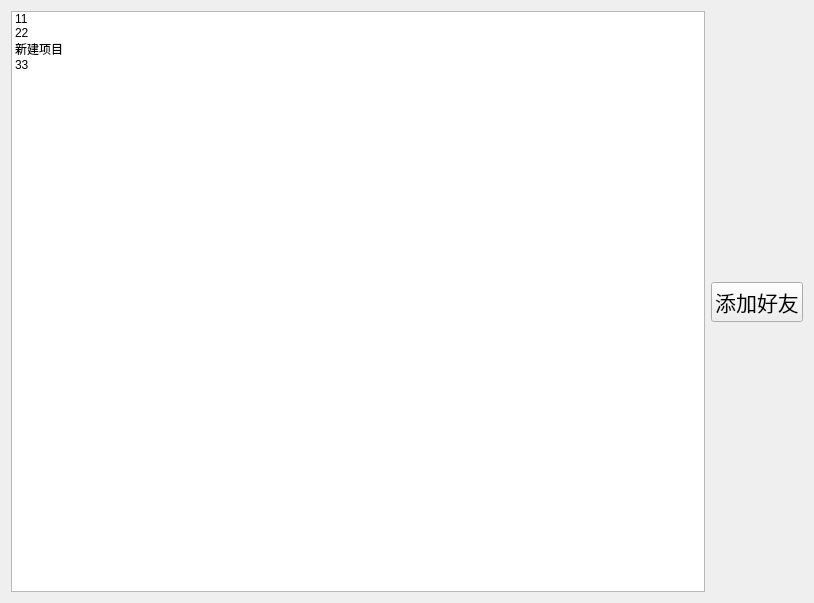
<?xml version="1.0" encoding="UTF-8"?>
<ui version="4.0">
 <class>Online</class>
 <widget class="QWidget" name="Online">
  <property name="geometry">
   <rect>
    <x>0</x>
    <y>0</y>
    <width>814</width>
    <height>603</height>
   </rect>
  </property>
  <property name="windowTitle">
   <string>Form</string>
  </property>
  <layout class="QHBoxLayout" name="horizontalLayout_2">
   <item>
    <layout class="QHBoxLayout" name="horizontalLayout">
     <item>
      <widget class="QListWidget" name="online_lw">
       <item>
        <property name="text">
         <string>11</string>
        </property>
       </item>
       <item>
        <property name="text">
         <string>22</string>
        </property>
       </item>
       <item>
        <property name="text">
         <string>新建项目</string>
        </property>
       </item>
       <item>
        <property name="text">
         <string>33</string>
        </property>
       </item>
      </widget>
     </item>
     <item>
      <layout class="QVBoxLayout" name="verticalLayout">
       <item>
        <spacer name="verticalSpacer">
         <property name="orientation">
          <enum>Qt::Vertical</enum>
         </property>
         <property name="sizeHint" stdset="0">
          <size>
           <width>20</width>
           <height>40</height>
          </size>
         </property>
        </spacer>
       </item>
       <item>
        <widget class="QPushButton" name="addfriend_pb">
         <property name="font">
          <font>
           <family>Adobe Devanagari</family>
           <pointsize>16</pointsize>
          </font>
         </property>
         <property name="text">
          <string>添加好友</string>
         </property>
        </widget>
       </item>
       <item>
        <spacer name="verticalSpacer_2">
         <property name="orientation">
          <enum>Qt::Vertical</enum>
         </property>
         <property name="sizeHint" stdset="0">
          <size>
           <width>20</width>
           <height>40</height>
          </size>
         </property>
        </spacer>
       </item>
      </layout>
     </item>
    </layout>
   </item>
  </layout>
 </widget>
 <resources/>
 <connections/>
</ui>
